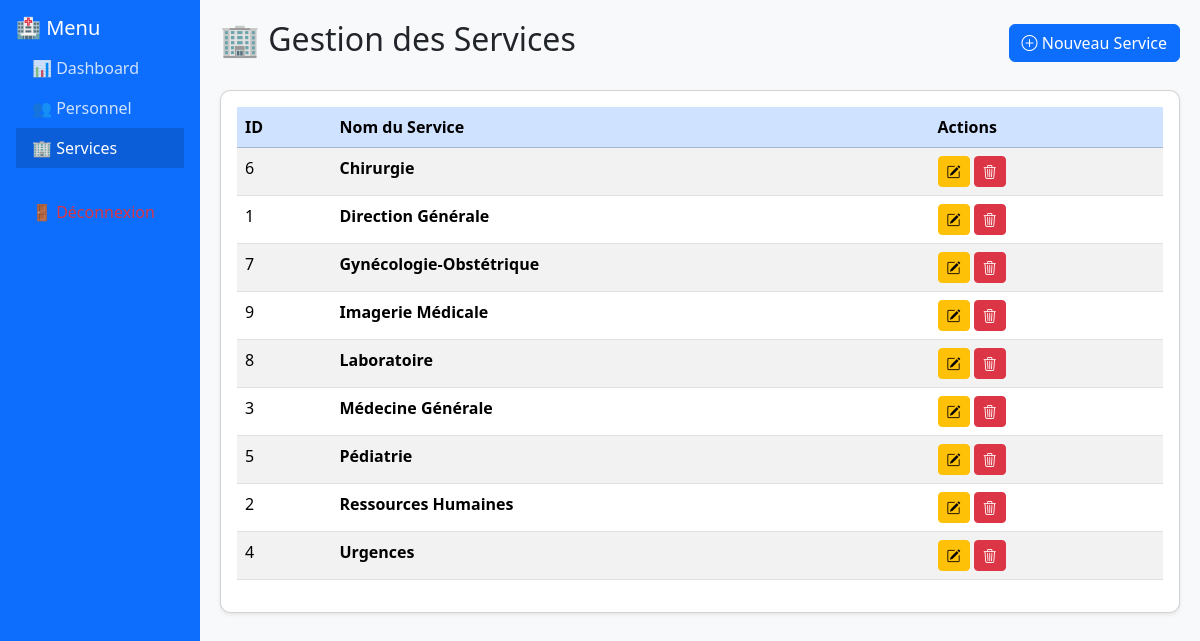
/index.php?action=services (signed in), run on the app's committed database.
### tables this page shows
CREATE TABLE services (
    id_service INT PRIMARY KEY AUTO_INCREMENT,
    nom_service VARCHAR(100) NOT NULL UNIQUE
);

### src/Controllers/serviceController.php (called while the page is built, shortened)
<?php
require_once __DIR__ . '/../Models/Service.php';
require_once __DIR__ . '/AuthController.php';
class ServiceController
{
    public function listAction()
    {
        $user = AuthController::checkRole('admin');
        $services = Service::getAll();
        include __DIR__ . '/../Views/services/liste.php';
    }
}

### src/Controllers/AuthController.php (called while the page is built, shortened)
<?php
class AuthController
{
    public static function checkAuth()
    {
        return $_SESSION['user'];
    }
    public static function checkRole($requiredRole)
    {
        $user = self::checkAuth();
        $rolesHierarchy = ['employe' => 1, 'chef_service' => 2, 'rh' => 3, 'directeur' => 4, 'admin' => 5];
        return $user;
    }
}

### src/Models/service.php (called while the page is built, shortened)
<?php
require_once __DIR__ . '/../../config/database.php';
class Service
{
    public static function getAll()
    {
        global $pdo;
        $stmt = $pdo->query("SELECT * FROM services ORDER BY nom_service ASC");
        return $stmt->fetchAll();
    }
}

### src/Views/services/liste.php (the view, shortened to what this page needs)
<?php include __DIR__ . '/../layouts/header.php'; ?>
<div class="container-fluid">
    <div class="row">
        <?php include __DIR__ . '/../layouts/sidebar.php'; ?>
        <div class="col-md-10 main-content">
            <div class="d-flex justify-content-between align-items-center mb-4">
                <h2>🏢 Gestion des Services</h2>
                <a href="index.php?action=service_add" class="btn btn-primary">
                    <i class="bi bi-plus-circle"></i> Nouveau Service
                </a>
            </div>
            <div class="table-responsive card shadow-sm p-3">
                <table class="table table-striped table-hover">
                    <thead class="table-primary">
                        <tr>
                            <th>ID</th>
                            <th>Nom du Service</th>
                            <th>Actions</th>
                        </tr>
                    </thead>
                    <tbody>
                        <?php foreach ($services as $serv): ?>
                            <tr>
                                <td><?= htmlspecialchars($serv['id_service']) ?></td>
                                <td><strong><?= htmlspecialchars($serv['nom_service']) ?></strong></td>
                                <td>
                                    <a href="index.php?action=service_edit&id=<?= $serv['id_service'] ?>" class="btn btn-sm btn-warning">
                                        <i class="bi bi-pencil-square"></i>
                                    </a>
                                    <a href="index.php?action=service_delete&id=<?= $serv['id_service'] ?>"
                                        class="btn btn-sm btn-danger"
                                        onclick="return confirm('Confirmer la suppression de ce service ?')">
                                        <i class="bi bi-trash3"></i>
                                    </a>
                                </td>
                            </tr>
                        <?php endforeach; ?>
                    </tbody>
                </table>
            </div>
        </div>
    </div>
</div>
<?php include __DIR__ . '/../layouts/footer.php'; ?>

### index.php (shortened to what this page needs)
<?php
require_once 'src/Controllers/AuthController.php';
require_once 'src/Controllers/ServiceController.php';
$action = isset($_GET['action']) ? $_GET['action'] : 'login';
switch ($action) {
    case 'services':
        (new ServiceController())->listAction();
        break;
}

### src/Views/layouts/header.php (shortened to what this page needs)
<!DOCTYPE html>
<html lang="fr">
<head>
    <link href="https://cdn.jsdelivr.net/npm/bootstrap@5.3.2/dist/css/bootstrap.min.css" rel="stylesheet">
    <link rel="stylesheet" href="https://cdn.jsdelivr.net/npm/bootstrap-icons@1.11.3/font/bootstrap-icons.min.css">
</head>
<body>

### src/Views/layouts/sidebar.php (shortened to what this page needs)
<div class="col-md-2 sidebar p-3">
    <h5 class="text-white">🏥 Menu</h5>
    <ul class="nav flex-column">
        <li class="nav-item"><a href="index.php?action=dashboard" class="nav-link <?= ($_GET['action'] == 'dashboard') ? 'active' : '' ?>">📊 Dashboard</a></li>
        <?php if ($user['role'] == 'admin' || $user['role'] == 'rh' || $user['role'] == 'directeur'): ?>
            <li class="nav-item"><a href="index.php?action=employes" class="nav-link <?= ($_GET['action'] == 'employes') ? 'active' : '' ?>">👥 Personnel</a></li>
        <?php endif; ?>
        <?php if ($user['role'] == 'admin'): ?>
            <li class="nav-item"><a href="index.php?action=services" class="nav-link <?= ($_GET['action'] == 'services') ? 'active' : '' ?>">🏢 Services</a></li>
        <?php endif; ?>
        <li class="nav-item mt-4"><a href="index.php?action=logout" class="nav-link text-danger">🚪 Déconnexion</a></li>
    </ul>
</div>

### src/Views/layouts/footer.php (shortened to what this page needs)
</body>
</html>

### src/Views/layouts/header.php (style rules this page uses)
body { background-color: #f8f9fa; }
.sidebar { min-height: 100vh; background-color: #0d6efd; }
.sidebar .nav-link { color: rgba(255, 255, 255, .8); }
.sidebar .nav-link.active { background-color: #0b5ed7; color: #fff; }
.main-content { padding: 20px; }
.card { border-radius: 10px; }

### data on the page
services: id_service "6", nom_service "Chirurgie"
services: id_service "1", nom_service "Direction Générale"
services: id_service "7", nom_service "Gynécologie-Obstétrique"
services: id_service "9", nom_service "Imagerie Médicale"
services: id_service "8", nom_service "Laboratoire"
services: id_service "3", nom_service "Médecine Générale"
services: id_service "5", nom_service "Pédiatrie"
services: id_service "2", nom_service "Ressources Humaines"
services: id_service "4", nom_service "Urgences"
